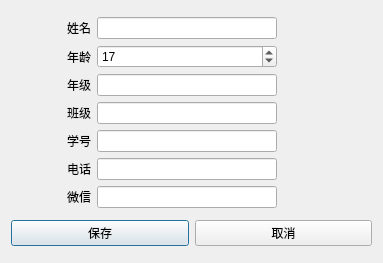
<?xml version="1.0" encoding="UTF-8"?>
<ui version="4.0">
 <class>Dlg_AddStu</class>
 <widget class="QDialog" name="Dlg_AddStu">
  <property name="geometry">
   <rect>
    <x>0</x>
    <y>0</y>
    <width>383</width>
    <height>263</height>
   </rect>
  </property>
  <property name="windowTitle">
   <string/>
  </property>
  <property name="windowIcon">
   <iconset resource="res.qrc">
    <normaloff>:/add.png</normaloff>:/add.png</iconset>
  </property>
  <property name="styleSheet">
   <string notr="true"/>
  </property>
  <layout class="QVBoxLayout" name="verticalLayout">
   <item>
    <layout class="QHBoxLayout" name="horizontalLayout_2">
     <item>
      <layout class="QGridLayout" name="gridLayout">
       <item row="0" column="0">
        <widget class="QLabel" name="label">
         <property name="minimumSize">
          <size>
           <width>80</width>
           <height>0</height>
          </size>
         </property>
         <property name="text">
          <string>姓名</string>
         </property>
         <property name="alignment">
          <set>Qt::AlignmentFlag::AlignRight|Qt::AlignmentFlag::AlignTrailing|Qt::AlignmentFlag::AlignVCenter</set>
         </property>
        </widget>
       </item>
       <item row="0" column="1">
        <widget class="QLineEdit" name="le_name"/>
       </item>
       <item row="1" column="0">
        <widget class="QLabel" name="label_7">
         <property name="minimumSize">
          <size>
           <width>80</width>
           <height>0</height>
          </size>
         </property>
         <property name="text">
          <string>年龄</string>
         </property>
         <property name="alignment">
          <set>Qt::AlignmentFlag::AlignRight|Qt::AlignmentFlag::AlignTrailing|Qt::AlignmentFlag::AlignVCenter</set>
         </property>
        </widget>
       </item>
       <item row="1" column="1">
        <widget class="QSpinBox" name="sb_age">
         <property name="value">
          <number>17</number>
         </property>
        </widget>
       </item>
       <item row="2" column="0">
        <widget class="QLabel" name="label_2">
         <property name="minimumSize">
          <size>
           <width>80</width>
           <height>0</height>
          </size>
         </property>
         <property name="text">
          <string>年级</string>
         </property>
         <property name="alignment">
          <set>Qt::AlignmentFlag::AlignRight|Qt::AlignmentFlag::AlignTrailing|Qt::AlignmentFlag::AlignVCenter</set>
         </property>
        </widget>
       </item>
       <item row="2" column="1">
        <widget class="QLineEdit" name="le_grade"/>
       </item>
       <item row="3" column="0">
        <widget class="QLabel" name="label_3">
         <property name="minimumSize">
          <size>
           <width>80</width>
           <height>0</height>
          </size>
         </property>
         <property name="text">
          <string>班级</string>
         </property>
         <property name="alignment">
          <set>Qt::AlignmentFlag::AlignRight|Qt::AlignmentFlag::AlignTrailing|Qt::AlignmentFlag::AlignVCenter</set>
         </property>
        </widget>
       </item>
       <item row="3" column="1">
        <widget class="QLineEdit" name="le_class"/>
       </item>
       <item row="4" column="0">
        <widget class="QLabel" name="label_4">
         <property name="minimumSize">
          <size>
           <width>80</width>
           <height>0</height>
          </size>
         </property>
         <property name="text">
          <string>学号</string>
         </property>
         <property name="alignment">
          <set>Qt::AlignmentFlag::AlignRight|Qt::AlignmentFlag::AlignTrailing|Qt::AlignmentFlag::AlignVCenter</set>
         </property>
        </widget>
       </item>
       <item row="4" column="1">
        <widget class="QLineEdit" name="le_seq"/>
       </item>
       <item row="5" column="0">
        <widget class="QLabel" name="label_5">
         <property name="minimumSize">
          <size>
           <width>80</width>
           <height>0</height>
          </size>
         </property>
         <property name="text">
          <string>电话</string>
         </property>
         <property name="alignment">
          <set>Qt::AlignmentFlag::AlignRight|Qt::AlignmentFlag::AlignTrailing|Qt::AlignmentFlag::AlignVCenter</set>
         </property>
        </widget>
       </item>
       <item row="5" column="1">
        <widget class="QLineEdit" name="le_phone"/>
       </item>
       <item row="6" column="0">
        <widget class="QLabel" name="label_6">
         <property name="minimumSize">
          <size>
           <width>80</width>
           <height>0</height>
          </size>
         </property>
         <property name="text">
          <string>微信</string>
         </property>
         <property name="alignment">
          <set>Qt::AlignmentFlag::AlignRight|Qt::AlignmentFlag::AlignTrailing|Qt::AlignmentFlag::AlignVCenter</set>
         </property>
        </widget>
       </item>
       <item row="6" column="1">
        <widget class="QLineEdit" name="le_wechat"/>
       </item>
      </layout>
     </item>
     <item>
      <spacer name="horizontalSpacer">
       <property name="orientation">
        <enum>Qt::Orientation::Horizontal</enum>
       </property>
       <property name="sizeType">
        <enum>QSizePolicy::Policy::Minimum</enum>
       </property>
       <property name="sizeHint" stdset="0">
        <size>
         <width>95</width>
         <height>20</height>
        </size>
       </property>
      </spacer>
     </item>
    </layout>
   </item>
   <item>
    <layout class="QHBoxLayout" name="horizontalLayout">
     <item>
      <widget class="QPushButton" name="btn_save">
       <property name="text">
        <string>保存</string>
       </property>
      </widget>
     </item>
     <item>
      <widget class="QPushButton" name="btn_cancel">
       <property name="text">
        <string>取消</string>
       </property>
       <property name="autoDefault">
        <bool>false</bool>
       </property>
      </widget>
     </item>
    </layout>
   </item>
  </layout>
 </widget>
 <tabstops>
  <tabstop>le_name</tabstop>
  <tabstop>sb_age</tabstop>
  <tabstop>le_grade</tabstop>
  <tabstop>le_class</tabstop>
  <tabstop>le_seq</tabstop>
  <tabstop>le_phone</tabstop>
  <tabstop>le_wechat</tabstop>
  <tabstop>btn_save</tabstop>
  <tabstop>btn_cancel</tabstop>
 </tabstops>
 <resources>
  <include location="res.qrc"/>
 </resources>
 <connections/>
</ui>
